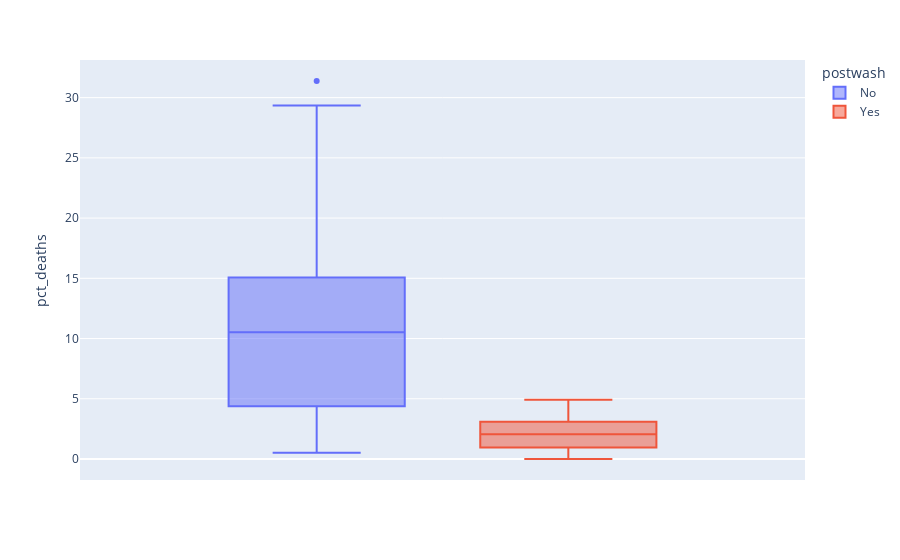

The cell this chart's notebook holds for it:
### Code cell
px.box(df_monthly, y=df_monthly.pct_deaths, color=df_monthly.postwash)

### Figure 1 — Plotly figure (JSON) as saved in the notebook; plotly's stock layout.template omitted (floating-point values rounded to 4 significant figures)
{"data": [{"alignmentgroup": "True", "hovertemplate": "postwash=No<br>pct_deaths=%{y}<extra></extra>", "legendgroup": "No", "marker": {"color": "#636efa"}, "name": "No", "notched": false, "offsetgroup": "No", "orientation": "v", "showlegend": true, "type": "box", "x0": " ", "xaxis": "x", "y": [14.57, 7.531, 4.332, 1.569, 0.7843, 5, 8.421, 1.351, 1.878, 11.02, 22.55, 20.85, 12.22, 10.23, 10.74, 3.226, 6.593, 20.78, 25.46, 18.39, 29.34, 22.97, 31.38, 19.12, 15.97, 12.41, 11.93, 6.098, 4.082, 0.5236, 1.554, 2.262, 17.6, 7.143, 8.051, 15.16, 11.28, 17.03, 17.31, 5.833, 2.679, 4.369, 6.32, 1.224, 3.226, 11.02, 10.55, 7.591, 4.745, 4.452, 4.231, 4.392, 7.143, 6.122, 3.586, 10.55, 14.84, 10.94, 10.49, 13.39, 18.09, 15.43, 18.97, 13.44, 10.15, 13.1, 18.06, 14.39, 14.96, 10.77, 5.369, 3.215, 1.923, 3.607, 18.27, 12.24], "y0": " ", "yaxis": "y"}, {"alignmentgroup": "True", "hovertemplate": "postwash=Yes<br>pct_deaths=%{y}<extra></extra>", "legendgroup": "Yes", "marker": {"color": "#EF553B"}, "name": "Yes", "notched": false, "offsetgroup": "Yes", "orientation": "v", "showlegend": true, "type": "box", "x0": " ", "xaxis": "x", "y": [2.239, 1.2, 1.894, 4.58, 3.957, 4.472, 2.93, 3.534, 0.6873, 0, 0.6557, 0.9585, 1.136, 0.3717, 0, 0.9615, 2.341, 2.903, 1.34, 2.233, 3.085, 4.926], "y0": " ", "yaxis": "y"}], "layout": {"boxmode": "group", "legend": {"title": {"text": "postwash"}, "tracegroupgap": 0}, "margin": {"t": 60}, "xaxis": {"anchor": "y", "domain": [0, 1]}, "yaxis": {"anchor": "x", "domain": [0, 1], "title": {"text": "pct_deaths"}}}}
